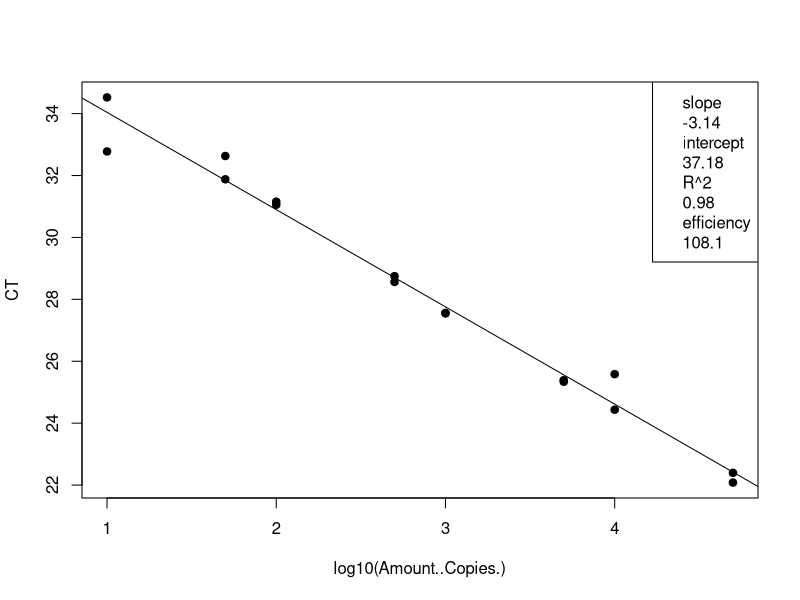
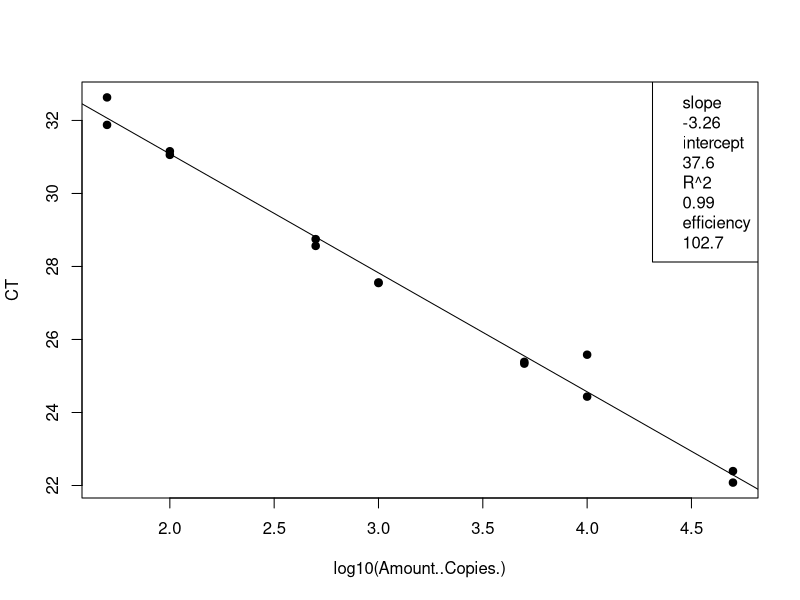
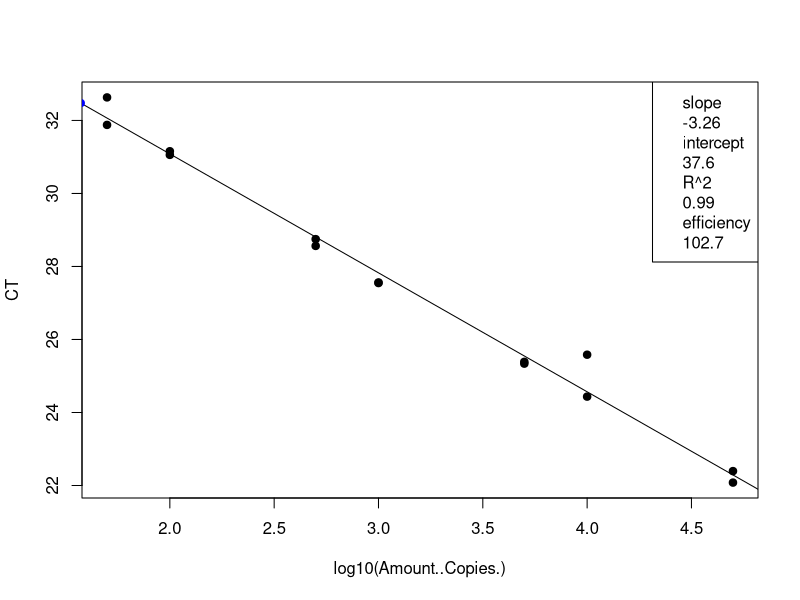
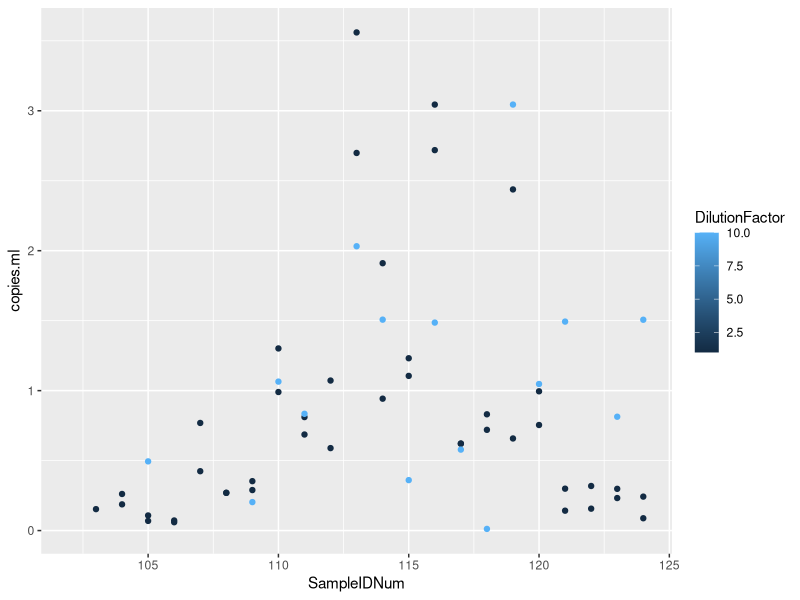

R code for these plots, in order:
## ---- chunk 1
knitr::opts_chunk$set(echo = TRUE)

## ---- chunk 2
# load the data (note data file must be in this repository)
data <- read.csv("Plate5_Entero_qPCRConversion.csv")
View(data)

# clean up the data file (there is some stuff at the bottom and extra blank rows)
#data <- data[-68:-70,] # This removes rows 92-95
View(data)

# assign to the correct data class #warning message about NAs is OK
class(data$CT) # check the data class type
data$CT <- as.numeric(as.character(data$CT)) # change to numeric
data$Amount..Copies. <- as.numeric(as.character(data$Amount..Copies.)) # change to numeric
## ---- chunk 3
# linear regression of standard curve
standards = data[1:16,]
standardCurve <- lm(CT ~ log10(Amount..Copies.), data = standards)
  
standardCurvePlot <- plot(CT ~ log10(Amount..Copies.), data = standards, pch=19) 
abline(coef(standardCurve)) 
legend("topright", legend=c(paste= "slope", round(standardCurve$coefficients[2], 2), 
                            paste= "intercept", round(standardCurve$coefficients[1], 2), 
                            paste= "R^2", round(summary(standardCurve)$r.squared, 2),
                            paste = "efficiency", round((10^(-1/standardCurve$coefficients[2])-1)*100, 1)))
## ---- chunk 4
# remove standards that sucked and redo analysis NOT NEEDED 21 Jan 2020
standards <- standards[-15:-16,] # uncomment this line and change which rows to remove
standardCurve <- lm(CT ~ log10(Amount..Copies.), data = standards)

standardCurvePlot <- plot(CT ~ log10(Amount..Copies.), data = standards, pch=19)
abline(coef(standardCurve))
col = "blue"
legend("topright", legend=c(paste= "slope", round(standardCurve$coefficients[2], 2),
                            paste= "intercept", round(standardCurve$coefficients[1], 2),
                            paste= "R^2", round(summary(standardCurve)$r.squared, 2),
                            paste = "efficiency", round((10^(-1/standardCurve$coefficients[2])-1)*100, 1)))
## ---- chunk 5
# data set of unknowns including info on standard curve
#unknowns = subset(data, Name == "UNKNOWN")
unknowns = data[17:85,]
#unknowns <- unknowns[-1:-3,] # uncomment this line and change which rows to remove if these samples were outside of the standard curve

# add new columns to the data table
unknowns$plate_num = 1 #change to the actual plate number
unknowns$standard_slope = standardCurve$coefficients[2]
unknowns$standard_intercept = standardCurve$coefficients[1]
unknowns$R2 = summary(standardCurve)$r.squared
unknowns$efficiency =  (10^(-1/standardCurve$coefficients[2])-1)*100
  
# add a new column that interpolates copies/well from Ct for the unknowns
unknowns$log.copies.well = ((unknowns$CT - standardCurve$coefficients[1])/standardCurve$coefficients[2])
unknowns$copies.well = 10^unknowns$log.copies.well

# copies/ul extract accounting for dilution factor
vol.well = 3 #qPCR template volume in ul
unknowns$vol.well = vol.well
unknowns$copies.ul = ((unknowns$copies.well/vol.well)*unknowns$DilutionFactor)

# copies/extraction
vol.elution = 110 #DNA extraction elution volume in ul
unknowns$vol.elution = vol.elution
unknowns$copies.extraction = (unknowns$copies.ul*vol.elution)

# copies/ml #Volume is volume of sample filtered in mL
unknowns$copies.ml = (unknowns$copies.extraction/unknowns$Volume)


## ---- chunk 6
standards <- standards[-15:-16,] # uncomment this line and change which rows to remove
standardCurve <- lm(CT ~ log10(Amount..Copies.), data = standards)

standardCurvePlot <- plot(CT ~ log10(Amount..Copies.), data = standards, pch=19)
abline(coef(standardCurve))
col = "blue"
legend("topright", legend=c(paste= "slope", round(standardCurve$coefficients[2], 2),
                            paste= "intercept", round(standardCurve$coefficients[1], 2),
                            paste= "R^2", round(summary(standardCurve)$r.squared, 2),
                            paste = "efficiency", round((10^(-1/standardCurve$coefficients[2])-1)*100, 1)))

unknowns = unknowns[1:69,]
standardCurve <- lm(CT ~ log10(copies.well), data = unknowns)

standardCurvePlot <- points(CT ~ log10(copies.well), data = unknowns, pch=19, col = "blue")


#abline(coef(standardCurve))
#legend("topright", legend=c(paste= "slope", round(standardCurve$coefficients[2], 2),
                            #paste= "intercept", round(standardCurve$coefficients[1], 2),
                            #paste= "R^2", round(summary(standardCurve)$r.squared, 2),
                            #paste = "efficiency", round((10^(-1/standardCurve$coefficients[2])-1)*100, 1)))
## ---- chunk 7
# make a plot that compares the diluted to undiluted replicates for each sample including dilution factor
library("ggplot2")
unknowns$SampleIDNum <- as.numeric(as.character(unknowns$SampleIDNum)) # change to numeric
replicates = unknowns[1:69,]
#replicates <- replicates[-18,] # This removes rows (B11)
#replicates <- replicates[-32,] # This removes rows (D8)
#replicates <- replicates[-55,] # This removes rows (G5)
qplot(SampleIDNum,copies.ml, data=replicates, col=DilutionFactor)
## ---- chunk 8
# write csv file
write.csv(unknowns, file = "Plate5_Entero_ConvertedData.csv", row.names=FALSE, na="")

# average the replicates (if not strongly inhibited) and make a new file
averaged = unknowns[1:69,]
averaged$averaged <- tapply(unknowns$copies.ml, unknowns$SampleIDNum, mean)
write.csv(averaged, file = "Plate5_Entero_Averaged.csv", row.names=FALSE, na="")
